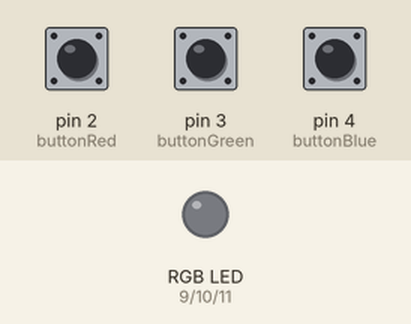
Recording of a sketch running on a simulated Arduino Uno, built with avr-gcc and run on an emulated ATmega328P. Shown: an RGB LED mixed from three pins (HIGH = lit). The inputs (shaded band) are chosen by the test bench; at power-on: pin 2 (buttonRed) HIGH, pin 3 (buttonGreen) HIGH, pin 4 (buttonBlue) HIGH. Dim RGB values are drawn brighter than linear.

Above: at 1.2 s.
1.3 s: pin 2 (buttonRed) pulled LOW for 0.15 s
At 2.2 s:
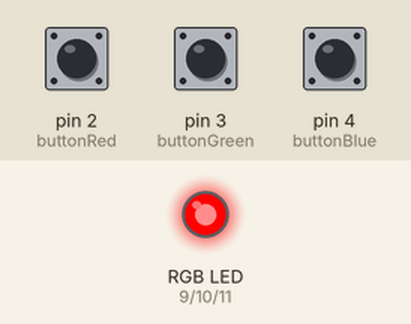
2.9 s: pin 3 (buttonGreen) pulled LOW for 0.15 s
At 3.4 s:
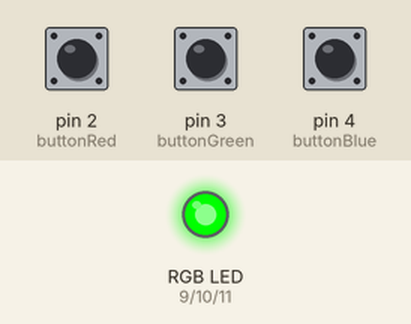
4.5 s: pin 4 (buttonBlue) pulled LOW for 0.15 s
At 5.7 s:
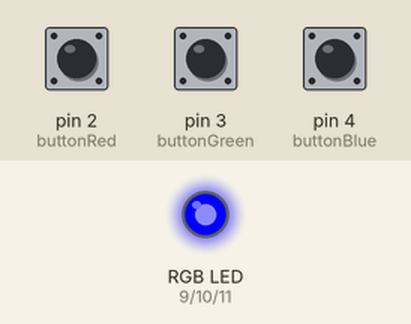
6.1 s: pin 2 (buttonRed) pulled LOW for 1 s
At 7.0 s:
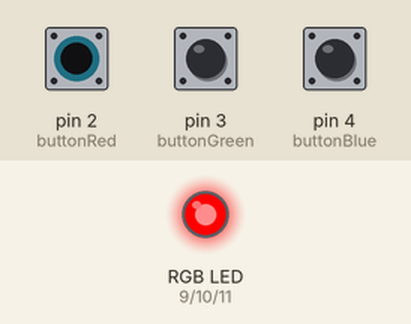
8.6 s: pin 3 (buttonGreen) pulled LOW for 1 s
At 8.9 s:
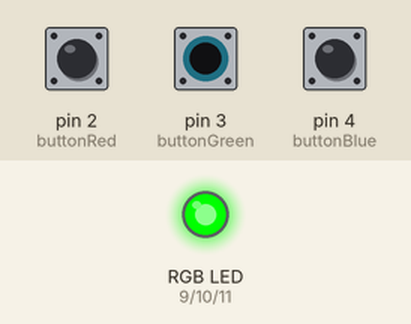
11.1 s: pin 3 (buttonGreen) driven LOW and pin 4 (buttonBlue) driven LOW
At 12.3 s:
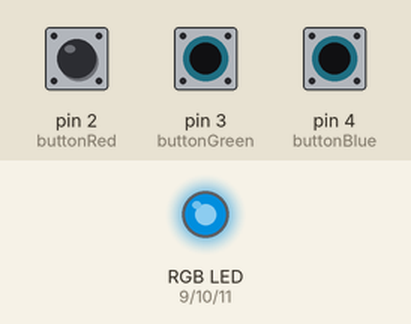
Timing chart, 0 to 13.6 s (numbered marks = the images above; inputs shaded):
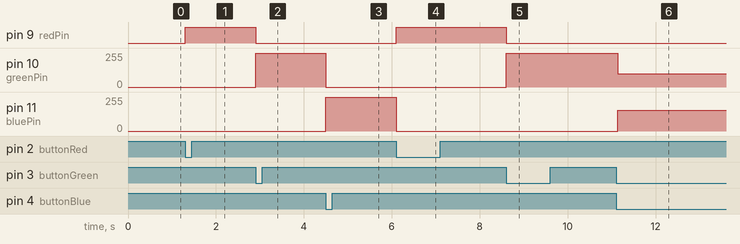

Measured:
- after the input at 1.3 s, pin 9 (redPin): LOW → HIGH at once
- after the input at 2.9 s, pin 9 (redPin): HIGH → LOW at once; pin 10 (greenPin): 0/255 → 255/255 at once
- after the input at 4.5 s, pin 10 (greenPin): 255/255 → 0/255 at once; pin 11 (bluePin): 0/255 → 255/255 at once
- after the input at 6.1 s, pin 9 (redPin): LOW → HIGH at once; pin 11 (bluePin): 255/255 → 0/255 at once
- after the input at 8.6 s, pin 9 (redPin): HIGH → LOW at once; pin 10 (greenPin): 0/255 → 255/255 at once
- after the input at 11.1 s, pin 10 (greenPin): 255/255 → 99/255 at once; pin 11 (bluePin): 0/255 → 155/255 at once

The sketch:

sketch_feb20b.ino
```cpp
 const int redPin = 9;
 const int greenPin = 10;
 const int bluePin = 11;

 const int buttonRed = 2;
 const int buttonGreen = 3;
 const int buttonBlue = 4;

 int lastRed = 0;
 int lastGreen = 0;
 int lastBlue = 0;


void setColor(int red, int green, int blue){
  analogWrite(redPin, red);
  analogWrite(greenPin, green);
  analogWrite(bluePin, blue);
}

void setup() {
  pinMode(redPin, OUTPUT);
  pinMode(greenPin, OUTPUT);
  pinMode(bluePin, OUTPUT);

  pinMode(buttonRed, INPUT_PULLUP);
  pinMode(buttonGreen, INPUT_PULLUP);
  pinMode(buttonBlue, INPUT_PULLUP);

}

void loop() {
  int redPressed = digitalRead(buttonRed);
  int greenPressed = digitalRead(buttonGreen);
  int bluePressed = digitalRead(buttonBlue);

if (digitalRead(2)==LOW) {
  analogWrite(9, 255);
  analogWrite(10, 0);
  analogWrite(11, 0);
}
if (digitalRead(3)==LOW) {
  analogWrite(9, 0);
  analogWrite(10, 255);
  analogWrite(11, 0);
}
if (digitalRead(4)==LOW) {
  analogWrite(9, 0);
  analogWrite(10, 0);
  analogWrite(11, 255);
}
}
```
